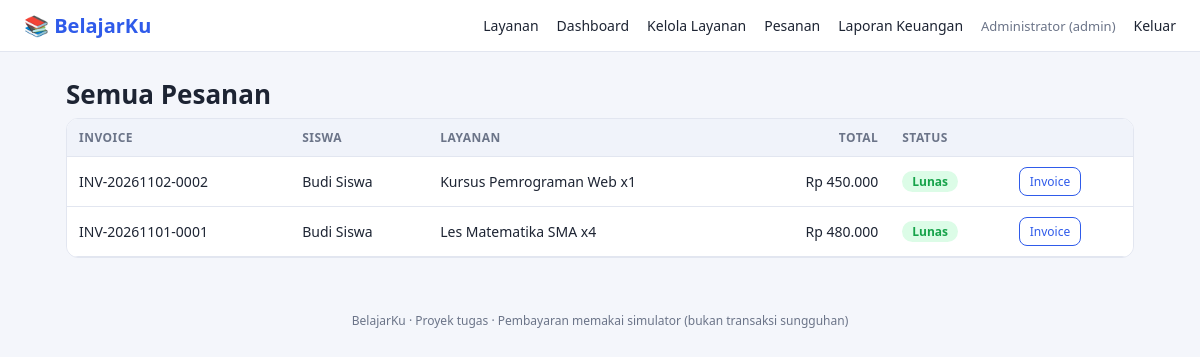
The page /admin_pesanan.php (signed in) on the database its author committed.
### tables this page shows
CREATE TABLE orders (
  id INT AUTO_INCREMENT PRIMARY KEY,
  invoice_no VARCHAR(30) NOT NULL UNIQUE,
  user_id INT NOT NULL,
  service_id INT NULL,
  service_name VARCHAR(120) NOT NULL,
  tipe VARCHAR(30) NOT NULL,
  harga INT NOT NULL,
  qty INT NOT NULL,
  total INT NOT NULL,
  jadwal DATE NOT NULL,
  catatan TEXT,
  status ENUM('pending','paid','failed','cancelled') NOT NULL DEFAULT 'pending',
  created_at DATETIME NOT NULL DEFAULT CURRENT_TIMESTAMP,
  FOREIGN KEY (user_id) REFERENCES users(id) ON DELETE CASCADE,
  FOREIGN KEY (service_id) REFERENCES services(id) ON DELETE SET NULL
);

CREATE TABLE users (
  id INT AUTO_INCREMENT PRIMARY KEY,
  nama VARCHAR(100) NOT NULL,
  email VARCHAR(120) NOT NULL UNIQUE,
  password VARCHAR(255) NOT NULL,
  role ENUM('admin','siswa') NOT NULL DEFAULT 'siswa',
  created_at DATETIME NOT NULL DEFAULT CURRENT_TIMESTAMP
);

### admin_pesanan.php (the view, shortened to what this page needs)
<?php
require 'inc/config.php';
$list = $pdo->query('SELECT o.*, u.nama AS siswa FROM orders o JOIN users u ON u.id=o.user_id ORDER BY o.id DESC')->fetchAll();
include 'inc/header.php';
?>
<h1>Semua Pesanan</h1>
<div class="tw"><table>
<tr><th>Invoice</th><th>Siswa</th><th>Layanan</th><th class="r">Total</th><th>Status</th><th></th></tr>
<?php foreach ($list as $o): ?>
<tr><td><?= e($o['invoice_no']) ?></td><td><?= e($o['siswa']) ?></td><td><?= e($o['service_name']) ?> x<?= (int)$o['qty'] ?></td>
<td class="r"><?= rp($o['total']) ?></td><td><?= status_badge($o['status']) ?></td>
<td><?php if ($o['status'] === 'paid'): ?><a class="btn btn-sm btn-o" href="invoice.php?id=<?= (int)$o['id'] ?>">Invoice</a><?php endif; ?></td></tr>
<?php endforeach; ?>
</table></div>
<?php include 'inc/footer.php'; ?>

### functions.php (shortened to what this page needs)
<?php
function e($s) { return htmlspecialchars((string)$s, ENT_QUOTES, 'UTF-8'); }
function rp($n) { return 'Rp ' . number_format((float)$n, 0, ',', '.'); }
function status_badge($s) {
    [$label, $cls] = STATUS_LABEL[$s] ?? [$s, 'b-gray'];
    return '<span class="badge ' . $cls . '">' . e($label) . '</span>';
}

### style.css (style rules this page uses)
:root { --pri:#2f5bea;--pri-d:#1f43b8;--bg:#f4f6fb;--tx:#1d2433;--mut:#6b7488;--bd:#e2e6f0;--ok:#16a34a;--warn:#d97706;--err:#dc2626 }
* { box-sizing:border-box }
body { margin:0;font-family:system-ui,-apple-system,Segoe UI,Roboto,sans-serif;background:var(--bg);color:var(--tx) }
h1 { font-size:26px;margin:0 0 6px }
.badge { display:inline-block;padding:2px 10px;border-radius:99px;font-size:12px;font-weight:600;background:#e8edff;color:var(--pri) }
.b-ok { background:#dcfce7;color:var(--ok) }
button,.btn { background:var(--pri);color:#fff;border:0;border-radius:8px;padding:9px 16px;font-size:14px;cursor:pointer;text-decoration:none;display:inline-block }
.btn-o { background:#fff;color:var(--pri);border:1px solid var(--pri) }
.btn-sm { padding:5px 10px;font-size:12px }
table { width:100%;border-collapse:collapse;font-size:14px;background:#fff }
th,td { padding:10px 12px;border-bottom:1px solid var(--bd);text-align:left }
th { background:#f0f3fa;font-size:12px;text-transform:uppercase;letter-spacing:.04em;color:var(--mut) }
.r { text-align:right }
.tw { overflow-x:auto;border:1px solid var(--bd);border-radius:12px }

### rows shown on the page
orders: invoice_no "INV-20261102-0002", user.nama "Budi Siswa", service_name "Kursus Pemrograman Web", qty "1", total "Rp 450.000"
orders: invoice_no "INV-20261101-0001", user.nama "Budi Siswa", service_name "Les Matematika SMA", qty "4", total "Rp 480.000"

### other values the page prints
$u['nama'] "Administrator"
$u['role'] "admin"
